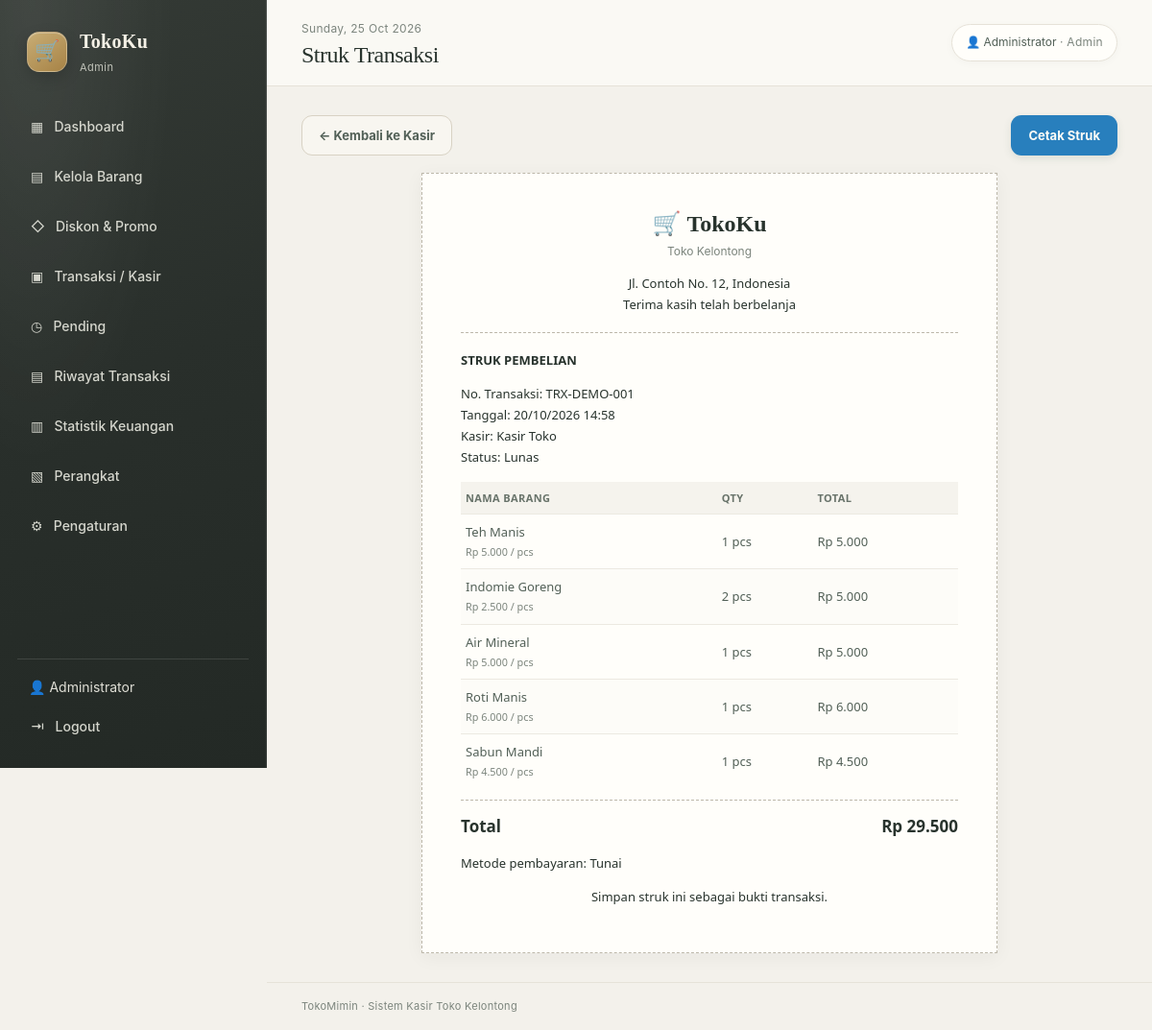
/receipt.php?id=1 (signed in), run on the app's committed database.
### tables this page shows
CREATE TABLE transactions (
 id INT AUTO_INCREMENT PRIMARY KEY,
 kode VARCHAR(40) NOT NULL UNIQUE,
 user_id INT NULL,
 subtotal DECIMAL(12,2) NOT NULL DEFAULT 0,
 pajak DECIMAL(12,2) NOT NULL DEFAULT 0,
 total DECIMAL(12,2) NOT NULL DEFAULT 0,
 payment_method VARCHAR(30) NOT NULL DEFAULT 'Tunai',
 status VARCHAR(20) NOT NULL DEFAULT 'Lunas',
 created_at TIMESTAMP DEFAULT CURRENT_TIMESTAMP,
 CONSTRAINT fk_transaction_user FOREIGN KEY(user_id) REFERENCES users(id) ON DELETE SET NULL
);

CREATE TABLE users (
 id INT AUTO_INCREMENT PRIMARY KEY,
 nama VARCHAR(100) NOT NULL,
 username VARCHAR(50) NOT NULL UNIQUE,
 email VARCHAR(254) NULL,
 password VARCHAR(255) NOT NULL,
 role ENUM('admin','kasir') NOT NULL DEFAULT 'kasir',
 created_at TIMESTAMP DEFAULT CURRENT_TIMESTAMP
);

CREATE TABLE transaction_items (
 id INT AUTO_INCREMENT PRIMARY KEY,
 transaction_id INT NOT NULL,
 product_id INT NULL,
 nama_produk VARCHAR(150) NOT NULL,
 qty DECIMAL(12,3) NOT NULL,
 satuan VARCHAR(20) NOT NULL DEFAULT 'pcs',
 harga DECIMAL(12,2) NOT NULL,
 total DECIMAL(12,2) NOT NULL,
 modal_total DECIMAL(12,2) NULL,
 CONSTRAINT fk_item_transaction FOREIGN KEY(transaction_id) REFERENCES transactions(id) ON DELETE CASCADE,
 CONSTRAINT fk_item_product FOREIGN KEY(product_id) REFERENCES products(id) ON DELETE SET NULL
);

### config.php (called while the page is built, shortened)
<?php
function e($value) {
    return htmlspecialchars((string)$value, ENT_QUOTES, 'UTF-8');
}
function rupiah($angka) {
    return 'Rp ' . number_format((float)$angka, 0, ',', '.');
}

### receipt.php (the view, shortened to what this page needs)
<?php
require 'config.php'; wajib_login(); ensure_transaction_status_column($pdo);
$id=(int)($_GET['id']??0);
$st=$pdo->prepare("SELECT t.*,u.nama kasir FROM transactions t LEFT JOIN users u ON u.id=t.user_id WHERE t.id=?");$st->execute([$id]);$trx=$st->fetch();if(!$trx){header('Location: transactions.php');exit;}
$st=$pdo->prepare("SELECT * FROM transaction_items WHERE transaction_id=?");$st->execute([$id]);$items=$st->fetchAll();
$formatQuantity=static fn($value): string => rtrim(rtrim(number_format((float)$value,3,'.',''), '0'), '.');
$pageTitle='Struk Transaksi';require 'includes/header.php';
?>
<div class="receipt-actions"><a class="btn light" href="transactions.php">← Kembali ke Kasir</a><button class="btn blue" onclick="window.print()">Cetak Struk</button></div>
<div class="receipt"><div class="receipt-brand">🛒 <b>TokoKu</b><small>Toko Kelontong</small></div><p class="center">Jl. Contoh No. 12, Indonesia<br>Terima kasih telah berbelanja</p><hr><b><?= $trx['status'] === 'Pending' ? 'CATATAN HUTANG' : 'STRUK PEMBELIAN' ?></b><p>No. Transaksi: <?= e($trx['kode']) ?><br>Tanggal: <?= date('d/m/Y H:i',strtotime($trx['created_at'])) ?><br>Kasir: <?= e($trx['kasir']) ?><br>Status: <?= e($trx['status']) ?></p><table><thead><tr><th>Nama Barang</th><th>Qty</th><th>Total</th></tr></thead><tbody><?php foreach($items as $it): ?><tr><td><?= e($it['nama_produk']) ?><br><small><?= rupiah($it['harga']) ?> / <?= e($it['satuan']??'pcs') ?></small></td><td><?= $it['satuan']==='kg'?$formatQuantity($it['qty']):(int)$it['qty'] ?> <?= e($it['satuan']??'pcs') ?></td><td><?= rupiah($it['total']) ?></td></tr><?php endforeach; ?></tbody></table><div class="receipt-total"><span>Total</span><b><?= rupiah($trx['total']) ?></b></div><p>Metode pembayaran: <?= e($trx['payment_method']) ?></p><p class="center"><?= $trx['status'] === 'Pending' ? 'Pembayaran belum diterima.' : 'Simpan struk ini sebagai bukti transaksi.' ?></p></div>
<?php require 'includes/footer.php'; ?>

### assets/style.css (style rules this page uses)
:root { color-scheme: light; --bg: #f3f1eb; --surface: #fffefa; --surface-soft: #f8f6f0; --surface-raised: #ffffff; --text: #28332d; --text-soft: #526057; --muted: #7c857d; --line: #e6e2d8; --line-strong: #d8d2c4; --navy: #202d27; --navy2: #2b3b33; --blue: #287fbd; --blue2: #20689b; --gold: #e6b646; --gold-soft: #fff2cf; --green: #278d70; --red: #c75d54; --shadow-soft: 0 4px 18px rgb(38 45 37 / 5%); --shadow-card: 0 12px 32px rgb(38 45 37 / 7%); --radius-sm: 10px; --radius-md: 16px; --radius-lg: 22px; }
* { box-sizing: border-box; }
html { min-width: 320px; background: var(--bg); scroll-behavior: smooth; }
body { margin: 0; color: var(--text); background: var(--bg); font-family: Inter, "Segoe UI", Arial, sans-serif; font-size: 14px; line-height: 1.55; -webkit-font-smoothing: antialiased; text-rendering: optimizeLegibility; }
a { color: var(--blue); text-decoration: none; }
button, input, select, textarea { font: inherit; }
button { cursor: pointer; }
.muted, small { color: var(--muted); }
table { width: 100%; border-collapse: separate; border-spacing: 0; white-space: nowrap; }
th { color: #68736a; background: #f5f3ed; font-size: 11px; font-weight: 650; letter-spacing: .035em; text-align: left; text-transform: uppercase; }
td, th { padding: 13px 14px; border-bottom: 1px solid #ece9e1; }
td { color: var(--text-soft); font-size: 13px; }
tbody tr:last-child td { border-bottom: 0; }
tbody tr { transition: background .15s ease; }
tbody tr:nth-child(even) { background: #fdfcf8; }
.btn { display: inline-flex; min-height: 42px; align-items: center; justify-content: center; padding: 10px 17px; color: #fffdf7; background: var(--blue); border: 1px solid transparent; border-radius: 11px; box-shadow: 0 3px 9px rgb(54 88 77 / 12%); font-size: 13px; font-weight: 650; line-height: 1.2; text-align: center; transition: background .16s ease, border-color .16s ease, transform .16s ease, box-shadow .16s ease; }
.btn.blue { color: #fffdf7; background: var(--blue); }
.btn.light { color: var(--text-soft); background: #f8f6f0; border-color: var(--line-strong); box-shadow: none; }
.receipt-actions { display: flex; justify-content: space-between; gap: 10px; margin-bottom: 18px; }
.receipt { max-width: 600px; margin: 0 auto; padding: 34px 40px; color: #28332d; background: #fffefa; border: 1px dashed #bdb8aa; box-shadow: var(--shadow-soft); font-family: "Segoe UI", Arial, sans-serif; font-size: 13px; }
.receipt-brand { font-family: Georgia, "Times New Roman", serif; font-size: 24px; text-align: center; }
.receipt-brand small { display: block; font-family: Inter, "Segoe UI", Arial, sans-serif; font-size: 12px; }
.receipt p { line-height: 1.7; }
.receipt .center { text-align: center; }
.receipt hr { margin: 18px 0; border: 0; border-top: 1px dashed #bdb8aa; }
.receipt table { margin-top: 15px; }
.receipt td, .receipt th { padding: 8px 5px; white-space: normal; }
.receipt-total { display: flex; justify-content: space-between; gap: 12px; margin-top: 12px; padding-top: 14px; border-top: 1px dashed #bdb8aa; font-size: 17px; font-variant-numeric: tabular-nums; font-weight: 700; }
.stat strong, .report-profit-summary .report-total strong, .receipt-total, .totals .grand { font-family: "Segoe UI", Inter, Arial, sans-serif; font-variant-numeric: tabular-nums; }

### data on the page
transactions: kode "TRX-DEMO-001", created_at "20/10/2026 14:58", user.nama "Kasir Toko", status "Lunas", total "Rp 29.500", payment_method "Tunai"
transaction_items: nama_produk "Teh Manis", harga "Rp 5.000", satuan "pcs", qty "1", total "Rp 5.000"
transaction_items: nama_produk "Indomie Goreng", harga "Rp 2.500", satuan "pcs", qty "2", total "Rp 5.000"
transaction_items: nama_produk "Air Mineral", harga "Rp 5.000", satuan "pcs", qty "1", total "Rp 5.000"
transaction_items: nama_produk "Roti Manis", harga "Rp 6.000", satuan "pcs", qty "1", total "Rp 6.000"
transaction_items: nama_produk "Sabun Mandi", harga "Rp 4.500", satuan "pcs", qty "1", total "Rp 4.500"

### other printed values
$_SESSION['user']['role'] "Admin"
$namaPengguna "Administrator"
$pageTitle "Struk Transaksi"
